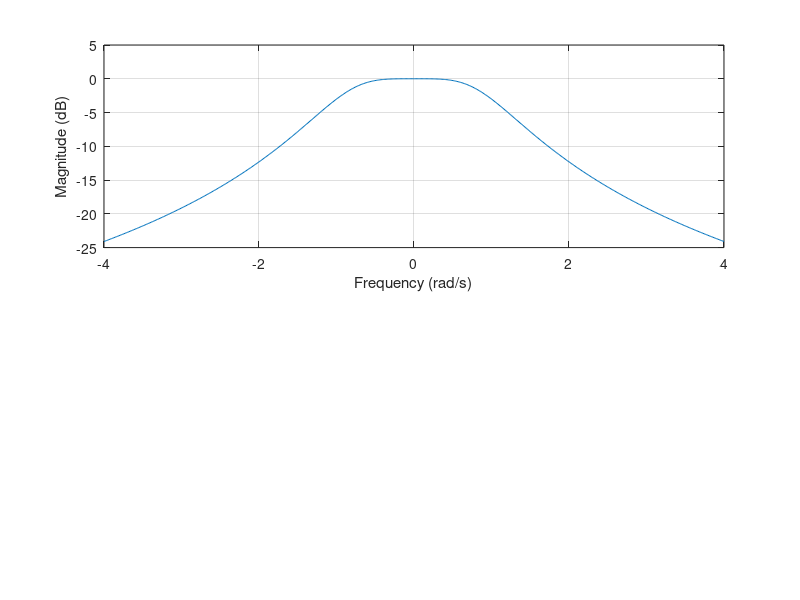

MATLAB code for this plot: (Note: this script raises an error after producing the figure.)
%% filter parameters
n = 2; % order of butterworth filter
fc = 11500; % set your cutoff frequency
fund_freq = 10e3; % fundamental frequency
third_harm_freq = 30e3; % third harmonic frequency

% a for poles (or factors from textbook)
switch n
    case 1
        a = [1 1]; % first order
    case 2
        a = [1 1.414 1]; % second order
    case 3
        a = conv([1 1], [1 1 1]); % third order
    case 4
        a = conv([1 0.765 1], [1 1.848 1]); % fourth order
end

% b for zeros
b = 1;

%% calculate normalized frequency response
range = ceil(third_harm_freq/fc) + 1;
w = linspace(-range,range,500);
h = freqs(b,a,w);
mag = 20*log10(abs(h)); %% convert magnitude to dB
%phase = angle(h);
%phasedeg = phase*180/pi;

%% plot frequency response
% normalized frequency response
subplot(2,1,1)
plot(w,mag)
grid on
xlabel('Frequency (rad/s)')
ylabel('Magnitude (dB)')
xline(1); % 3dB frequency (at cutoff frequency)


subplot(2,1,2)
plot(fc*w,mag)
grid on
xlabel('Frequency (Hz)')
ylabel('Magnitude (dB)')
xline(fc,'b',{'Cutoff frequency'}); % 3dB frequency (at cutoff frequency)
xline(fund_freq,'r',{'Fundamental frequency'}); % first harmonic
xline(third_harm_freq,'m',{'3rd harmonic'}); % third harmonic

set(gcf, 'WindowState', 'maximized');

% phase response
%plot(w,phasedeg)
%grid on
%xlabel('Frequency (rad/s)')
%ylabel('Phase (degrees)')

%% determine gains at desired frequencies
vq = interp1(fc*w, mag, [fc fund_freq third_harm_freq]);

message = ['Attenuation at cutoff frequency: ', num2str(vq(1)), ' dB'];
disp(message);

message = ['Attenuation at fundamental frequency: ', num2str(vq(2)), ' dB'];
disp(message);

message = ['Attenuation at third harmonic: ', num2str(vq(3)), ' dB'];
disp(message);

switch (abs(vq(2)) < 2) 
    case 1
        temp = 'Yes';
    case 0
        temp = 'No';
end
message = ['The loss of the fundamental frequency due to filtering is less than 2 dB: ', temp];
disp(message);

message = ['Output of harmonics is at least ', num2str(-(vq(3)-vq(2))), ' dB below fundamental frequency'];
disp(message);

switch (abs(vq(3)-vq(2)) > 13.46) 
    case 1
        temp = 'Yes';
    case 0
        temp = 'No';
end
message = ['This meets the required attentuation from filtering (at least 13.46 dB): ', temp];
disp(message);
